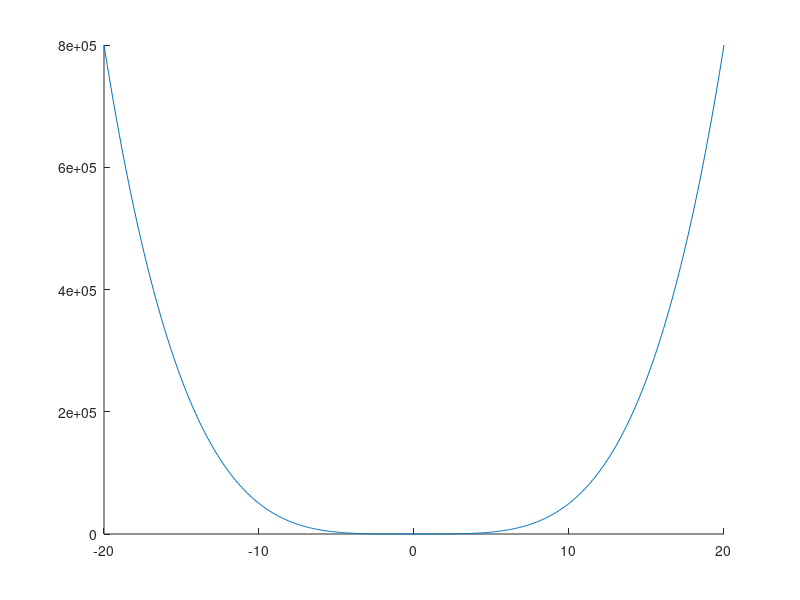

Write MATLAB code to recreate this figure. (Note: this script raises an error after producing the figure.)
%struktury danych - LAB1

i_w=input('Podawaj do ilosc wspolczynnikow wielomianu: ');

wx=zeros(1,i_w);

for i=1:i_w,
    wx(1,i)=input('podaj wspolczynnik: ');
end

dziedzina = -20:0.1:20;
wxi=zeros(1,length(dziedzina));
for i=1:length(dziedzina),
    ix = dziedzina(i);  
    for j=1:i_w,
        wxi(1,i)=wx(j)*ix^(j-1);
    end 
end


str='w(x)=';

if (i_w>=2)
for i=i_w:-1:2,
    wi=wx(1,i);
    if (wi<0), str = strcat(str, '-', int2str(abs(wi)),'*x^',int2str(i-1));
    else str = strcat(str,'+',int2str(wi),'*x^',int2str(i-1));
    end;
end 
end 
if (wx(1,1)<0),
str = strcat(str,'-',int2str(abs(wx(1,1))));
else str = strcat(str,'+',int2str(wx(1,1)));
end
hold on;



plot(dziedzina, wxi)
title(string(str));
